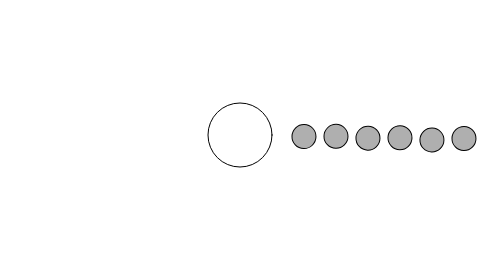
Frame 1 (no input)
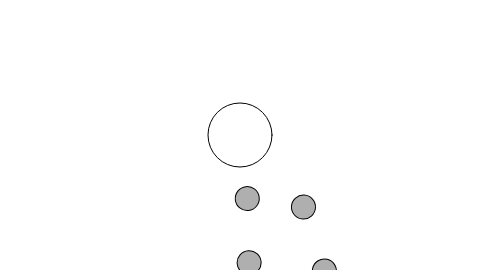
Frame 60 (no input)
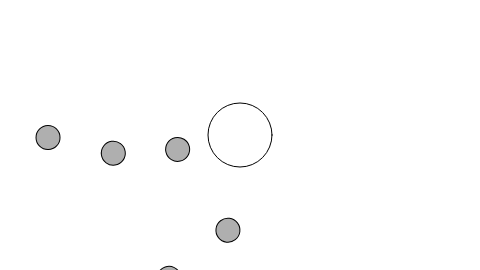
Frame 120 (the mouse pressed at the canvas centre since frame 60)

The p5.js sketch that drew these frames (run headless with seeded random() and noise() and a simulated clock; from frame 60 on, the mouse is pressed at the canvas centre):

// p5.js sketch
// ── sketch.js
// Learning Processing
// Daniel Shiffman
// http://www.learningprocessing.com

// Example 14-18: Object-oriented solar system

// An array of 8 planet objects
var planets = new Array(8);

function setup() {
  createCanvas(480, 270);
  
  // The planet objects are initialized using the counter variable
  for (var i = 0; i < planets.length; i++ ) {
    planets[i] = new Planet(64 + i*32,24);
  }
}

function draw() {
  background(255);
  
  // Drawing the Sun
  push();
  translate(width/2,height/2);
  stroke(0);
  fill(255);
  ellipse(0,0,64,64);
  
  // Drawing all Planets
  for (var i = 0; i < planets.length; i++ ) {
    planets[i].update();
    planets[i].display();
  }
  pop();
}

// ── planet.js
// Learning Processing
// Daniel Shiffman
// http://www.learningprocessing.com

// Example 14-18: Object-oriented solar system

class Planet {
  constructor(tempDistance, tempDiameter) {
    // Each planet object keeps track of its own angle of rotation.
    this.theta = 0;                       // Rotation around sun
    this.diameter = tempDiameter;         // Size of planet
    this.distance = tempDistance;         // Distance from sun
    this.orbitspeed = random(0.01, 0.03); // Orbit speed
  }

  update() {
    // Increment the angle to rotate
    this.theta += this.orbitspeed;
  }

  display() {
    // Before rotation and translation, the state of the matrix is saved with push().
    push();
    // Rotate orbit
    rotate(this.theta);
    // Translate out distance
    translate(this.distance, 0);
    stroke(0);
    fill(175);
    ellipse(0, 0, this.diameter, this.diameter);
    // Once the planet is drawn, the matrix is restored with pop() so that the next planet is not affected.
    pop();
  }
}
